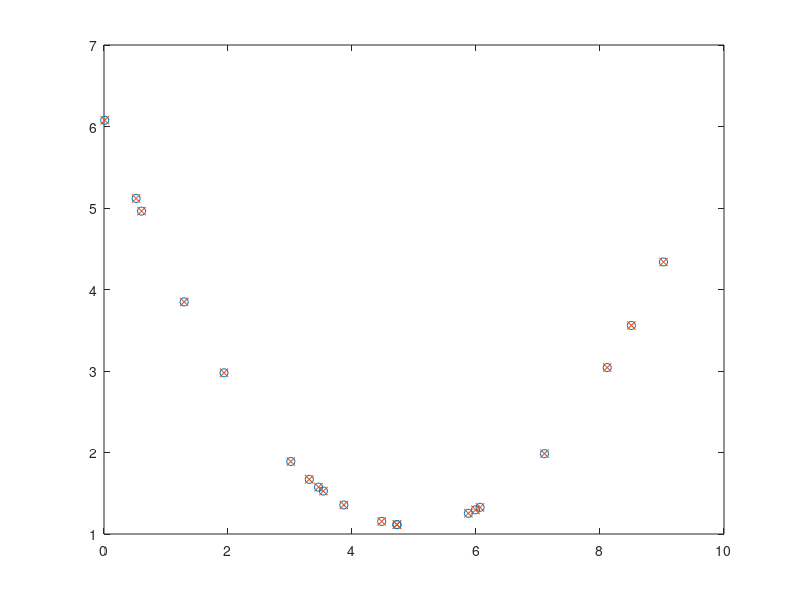

This chart was generated by the following MATLAB code:
kMaxOrder = 2;

kData = [3.8686992545234347, 1.3559682753431659; ...
        0.5180993375153686, 5.117486709676035; ...
        3.5386436080165806, 1.5271125008781592; ...
        4.728401339990676, 1.114753166423772; ...
        9.023721046916886, 4.338066212680383; ...
        0.01162719298319903, 6.076772652356936; ...
        5.991635210658819, 1.2966680782036724; ...
        6.065836085221114, 1.3272013121118933; ...
        8.116481067645926, 3.0424908489990976; ...
        3.4596129148699015, 1.5745584744071195; ...
        3.311476661626893, 1.6702222128461326; ...
        5.877037623043535, 1.2538389984467715; ...
        1.292978422219696, 3.8484017956257546; ...
        4.721539277238149, 1.11550807482421; ...
        8.506311207767968, 3.5588436571438553; ...
        0.6057636006285494, 4.961862706712194; ...
        7.104743838802512, 1.985989325395428; ...
        4.479413884955205, 1.1542019806354862; ...
        3.0128605724511037, 1.8897446209038709; ...
        1.9357873494944466, 2.9778798335036534];

% plot(kData(:, 1), kData(:, 2), 'o');

% Form an alternant matrix.
orders = [kMaxOrder:-1:0];
alternant = zeros(size(kData, 1), numel(orders));
for j = 1:numel(orders)
  alternant(:, j) = kData(:, 1).^orders(j);
end

% Solve for the fitted coefficients.
beta = alternant \ kData(:, 2);

% Use the model to estimate depedendent values.
y_estimated = polyval(beta, kData(:, 1));
plot(kData(:, 1), kData(:, 2), 'o', kData(:, 1), y_estimated, 'x');